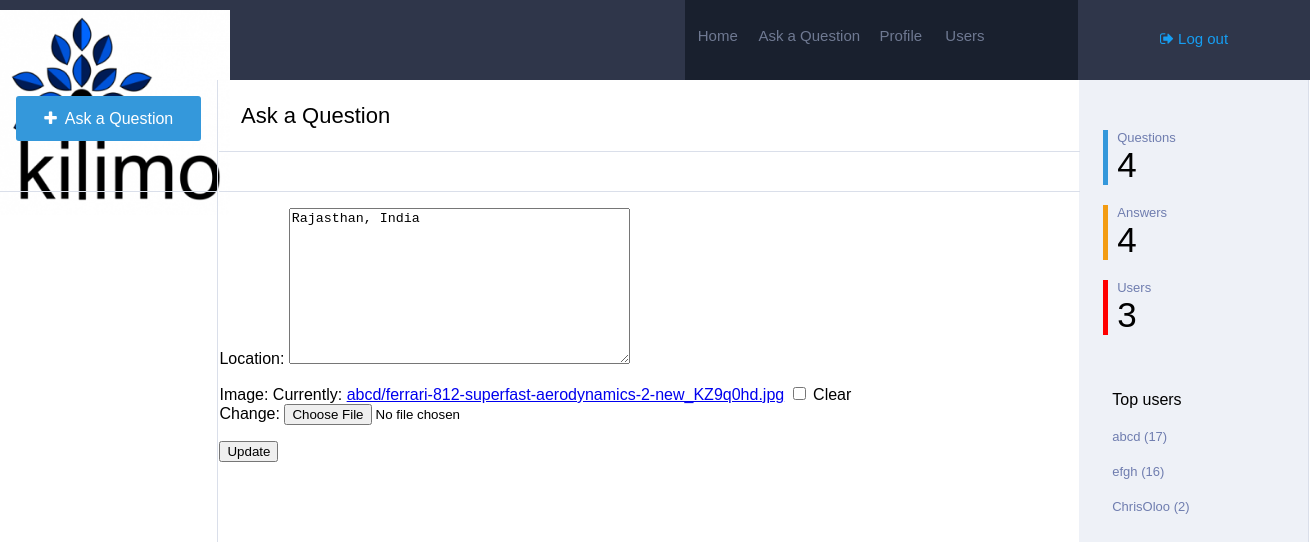
/profileupdate/1/ (signed in), run on an earlier commit of the app's database.
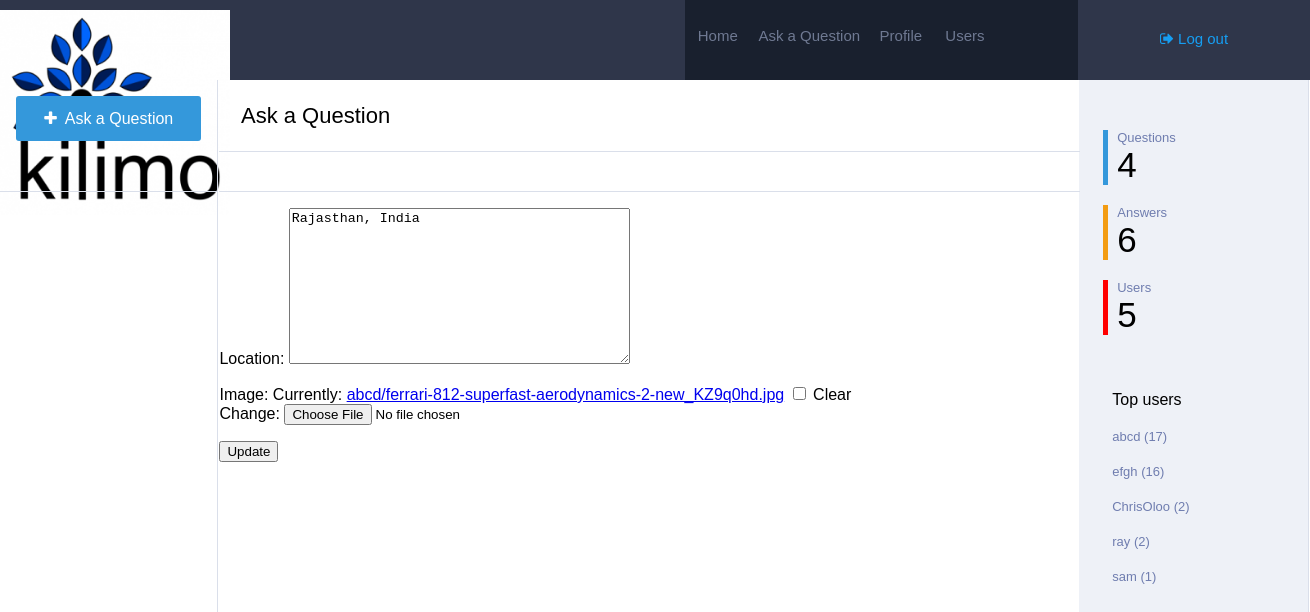
And on a later commit of the database.
### Main/models.py (models this page shows, shortened)
class Profile(models.Model):
	user=models.ForeignKey(settings.AUTH_USER_MODEL,on_delete=models.CASCADE)
	image=models.ImageField(upload_to=upload_location,null=True,blank=True,)
	location=models.TextField(default="Not mentioned")
	points=models.IntegerField(default=0)
	questions=models.IntegerField(default=0)
	answers=models.IntegerField(default=0)

### Main/views.py (the view)
# urls.py: url(r'^profileupdate/(?P<id>\d+)/$', views.Update_pro,name='profile_update'),
@login_required
def Update_pro(request, id):
  top = Profile.objects.all().order_by("-points")[:min(Profile.objects.count(),5)]
  profile = get_object_or_404(Profile,id=id)
  instance=get_object_or_404(Profile,id=id)
  if request.user == instance.user:
    form = Update(request.POST or None, request.FILES or None,instance=instance)
    if form.is_valid():
      instance=form.save(commit=False)
      instance.save()
      messages.success(request, "Saved")
      return HttpResponseRedirect('/')
    context={
      "instance":instance,
      "form":form,"q":Question.objects.count(),"a":Answer.objects.count(),"u":Profile.objects.count(),"top":top,
      "profile":profile
    }
    return render(request,"update.html",context)
  else:
    messages.error(request, "User unauthorized.")
    return HttpResponseRedirect('/')

### Main/forms.py
class Update(forms.ModelForm):
	class Meta:
		model = Profile
		fields=[
			"location",
			"image",
		]

### templates/update.html (shortened to what this page needs)
{% load static %}
<html>
<head>
<link rel='stylesheet' href='{% static "css/create.css" %}'>
<link rel="stylesheet" href="https://cdnjs.cloudflare.com/ajax/libs/font-awesome/4.7.0/css/font-awesome.min.css">
</head>
<body>
	<div class="navbar">
		<div class="logo">
		</div>
		<div class="search">
		</div>
		<div class="navlinks">
			<h6><a href="{% url "home" %}">Home</a></h6> <h6 style="width: 30%;"><a href="{% url "create" %}">Ask a Question</a></h6> <h6><a href="{% url "profile" id=profile.id %}">Profile</a></h6> <h6><a href="{% url "user" %}">Users</a></h6>
		</div>
		<div class="login" style="font-size: 15px;">
			{% if request.user.is_authenticated %}
			<p><a href="{% url "logout" %}"><i class="fa fa-sign-out" aria-hidden="true"></i> Log out</a></p>
			{% else %}
			<p><a href="{% url "login" %}"><i class="fa fa-sign-in" aria-hidden="true"></i> Log in / Register</a></p>
			{%endif %}
		</div>
	</div>
	<div class="main">
		<div class="links">
			<div id="ask-cont">
			<a href="{% url "create" %}" style="text-decoration: none;"><p class="ask"><i class="fa fa-plus" aria-hidden="true"></i>&nbsp Ask a Question</p></a>
			</div>
		</div>
		<div class="content">
			<table style="width: 100%;border-spacing: 0px;min-height: 100%;">
				<tr>
			<td style="width:100%; float: left;">
				<div class="heading">
					<div class="tab">
						<p>Ask a Question</p>
					</div>
				</div>
			<div class="welcome">
				<div class="tab">
					<p>&nbsp</p>
				</div>
			</div>
			<div id="tab1" class="tabcontent">
				<form method="POST" action="" enctype='multipart/form-data'>
				{{ form.as_p }}
				<input type="submit" value='Update' class="btn btn-success btn-lg"/>
				</form>
			</div>
		</td>
			<td class="stats" style="padding-top: 30px;vertical-align: top;">
				<div class="bor" style="border-left-color: #3498db">
					<p class="stat_q">Questions</p>
					<p class="stat_a">{{ q }}</p>
				</div>
				<div class="bor" style="border-left-color: #f39c12;">
					<p class="stat_q">Answers</p>
					<p class="stat_a">{{ a }}</p>
				</div>
				<div class="bor" style="border-left-color: red;">
					<p class="stat_q">Users</p>
					<p class="stat_a">{{ u }}</p>
				</div>
				<div class="bor" style="border:none; padding-top: 40px;">
					<p>Top users</p>
					{% for obj in top %}
					<p class="stat_q"><a  href="{% url "profile" id=obj.id %}" style="color: #6f7daf;text-decoration: none;">{{ obj.user }} ({{obj.points}})</a></p>
					{% endfor %}
				</div>
			</td>
		</tr>
	</table>
		</div>
	</div>
</body>
</html>

What changed in the data, as far as the page shows it:
added Profile: user "ray", points "2"
added Profile: user "sam", points "1"
Also different on the page:
{{ a }}: "4" → "6"
{{ u }}: "3" → "5"
